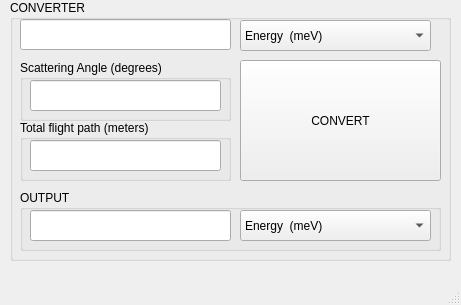
<?xml version="1.0" encoding="UTF-8"?>
<ui version="4.0">
 <class>MainWindow</class>
 <widget class="QMainWindow" name="MainWindow">
  <property name="geometry">
   <rect>
    <x>0</x>
    <y>0</y>
    <width>461</width>
    <height>305</height>
   </rect>
  </property>
  <property name="windowTitle">
   <string>MainWindow</string>
  </property>
  <widget class="QWidget" name="centralwidget">
   <widget class="QGroupBox" name="groupBox">
    <property name="geometry">
     <rect>
      <x>10</x>
      <y>0</y>
      <width>441</width>
      <height>261</height>
     </rect>
    </property>
    <property name="title">
     <string>CONVERTER</string>
    </property>
    <widget class="QComboBox" name="inputUnits">
     <property name="geometry">
      <rect>
       <x>230</x>
       <y>20</y>
       <width>191</width>
       <height>31</height>
      </rect>
     </property>
     <item>
      <property name="text">
       <string>Energy  (meV)</string>
      </property>
     </item>
     <item>
      <property name="text">
       <string>Wavelength (Angstroms)</string>
      </property>
     </item>
     <item>
      <property name="text">
       <string>Nu (THz)</string>
      </property>
     </item>
     <item>
      <property name="text">
       <string>Velocity (m/s)</string>
      </property>
     </item>
     <item>
      <property name="text">
       <string>Momentum ( k Angstroms^-1)</string>
      </property>
     </item>
     <item>
      <property name="text">
       <string>Temperature (K)</string>
      </property>
     </item>
     <item>
      <property name="text">
       <string>Energy (cm^-1)</string>
      </property>
     </item>
     <item>
      <property name="text">
       <string>Momentum transfer (Q Angstroms^-1)</string>
      </property>
     </item>
     <item>
      <property name="text">
       <string>d-Spacing (Angstroms)</string>
      </property>
     </item>
     <item>
      <property name="text">
       <string>Time of flight (microseconds)</string>
      </property>
     </item>
    </widget>
    <widget class="QGroupBox" name="groupBox_5">
     <property name="geometry">
      <rect>
       <x>10</x>
       <y>120</y>
       <width>211</width>
       <height>61</height>
      </rect>
     </property>
     <property name="title">
      <string>Total flight path (meters)</string>
     </property>
     <widget class="QLineEdit" name="lineEdit_3">
      <property name="geometry">
       <rect>
        <x>10</x>
        <y>20</y>
        <width>191</width>
        <height>31</height>
       </rect>
      </property>
     </widget>
    </widget>
    <widget class="QGroupBox" name="groupBox_4">
     <property name="geometry">
      <rect>
       <x>10</x>
       <y>60</y>
       <width>211</width>
       <height>61</height>
      </rect>
     </property>
     <property name="title">
      <string>Scattering Angle (degrees)</string>
     </property>
     <widget class="QLineEdit" name="lineEdit_4">
      <property name="geometry">
       <rect>
        <x>10</x>
        <y>20</y>
        <width>191</width>
        <height>31</height>
       </rect>
      </property>
     </widget>
    </widget>
    <widget class="QPushButton" name="convert">
     <property name="geometry">
      <rect>
       <x>230</x>
       <y>60</y>
       <width>201</width>
       <height>121</height>
      </rect>
     </property>
     <property name="text">
      <string>CONVERT</string>
     </property>
    </widget>
    <widget class="QGroupBox" name="groupBox_2">
     <property name="geometry">
      <rect>
       <x>10</x>
       <y>190</y>
       <width>421</width>
       <height>61</height>
      </rect>
     </property>
     <property name="title">
      <string>OUTPUT</string>
     </property>
     <widget class="QLineEdit" name="lineEdit_2">
      <property name="geometry">
       <rect>
        <x>10</x>
        <y>20</y>
        <width>201</width>
        <height>31</height>
       </rect>
      </property>
     </widget>
     <widget class="QComboBox" name="outputUnits">
      <property name="geometry">
       <rect>
        <x>220</x>
        <y>20</y>
        <width>191</width>
        <height>31</height>
       </rect>
      </property>
      <item>
       <property name="text">
        <string>Energy  (meV)</string>
       </property>
      </item>
      <item>
       <property name="text">
        <string>Wavelength (Angstroms)</string>
       </property>
      </item>
      <item>
       <property name="text">
        <string>Nu (THz)</string>
       </property>
      </item>
      <item>
       <property name="text">
        <string>Velocity (m/s)</string>
       </property>
      </item>
      <item>
       <property name="text">
        <string>Momentum ( k Angstroms^-1)</string>
       </property>
      </item>
      <item>
       <property name="text">
        <string>Temperature (K)</string>
       </property>
      </item>
      <item>
       <property name="text">
        <string>Energy (cm^-1)</string>
       </property>
      </item>
      <item>
       <property name="text">
        <string>Momentum transfer (Q Angstroms^-1)</string>
       </property>
      </item>
      <item>
       <property name="text">
        <string>d-Spacing (Angstroms)</string>
       </property>
      </item>
      <item>
       <property name="text">
        <string>Time of flight (microseconds)</string>
       </property>
      </item>
     </widget>
    </widget>
    <widget class="QLineEdit" name="InputVal">
     <property name="geometry">
      <rect>
       <x>10</x>
       <y>19</y>
       <width>211</width>
       <height>31</height>
      </rect>
     </property>
    </widget>
   </widget>
  </widget>
  <widget class="QMenuBar" name="menubar">
   <property name="geometry">
    <rect>
     <x>0</x>
     <y>0</y>
     <width>461</width>
     <height>20</height>
    </rect>
   </property>
  </widget>
  <widget class="QStatusBar" name="statusbar"/>
  <action name="action7">
   <property name="text">
    <string>7</string>
   </property>
  </action>
 </widget>
 <resources/>
 <connections/>
</ui>
